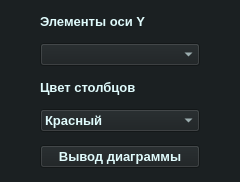
<?xml version="1.0" encoding="UTF-8"?>
<ui version="4.0">
 <class>Formt</class>
 <widget class="QWidget" name="Formt">
  <property name="geometry">
   <rect>
    <x>0</x>
    <y>0</y>
    <width>240</width>
    <height>182</height>
   </rect>
  </property>
  <property name="minimumSize">
   <size>
    <width>240</width>
    <height>182</height>
   </size>
  </property>
  <property name="maximumSize">
   <size>
    <width>240</width>
    <height>182</height>
   </size>
  </property>
  <property name="windowTitle">
   <string>Form</string>
  </property>
  <property name="styleSheet">
   <string notr="true">QWidget {
	color: #E0FBFC;
	background-color: #1b2022;
	font-size: 10pt;
	font-weight: 600;
}</string>
  </property>
  <widget class="QWidget" name="verticalLayoutWidget">
   <property name="geometry">
    <rect>
     <x>40</x>
     <y>0</y>
     <width>160</width>
     <height>183</height>
    </rect>
   </property>
   <layout class="QVBoxLayout" name="verticalLayout">
    <property name="spacing">
     <number>0</number>
    </property>
    <item>
     <widget class="QLabel" name="label_2">
      <property name="maximumSize">
       <size>
        <width>105</width>
        <height>17</height>
       </size>
      </property>
      <property name="text">
       <string>Элементы оси Y</string>
      </property>
     </widget>
    </item>
    <item>
     <widget class="QComboBox" name="combo22"/>
    </item>
    <item>
     <widget class="QLabel" name="label">
      <property name="maximumSize">
       <size>
        <width>16777215</width>
        <height>17</height>
       </size>
      </property>
      <property name="text">
       <string>Цвет столбцов</string>
      </property>
     </widget>
    </item>
    <item>
     <widget class="QComboBox" name="comboBoxc">
      <item>
       <property name="text">
        <string>Красный</string>
       </property>
      </item>
      <item>
       <property name="text">
        <string>Зелёный</string>
       </property>
      </item>
      <item>
       <property name="text">
        <string>Синий</string>
       </property>
      </item>
      <item>
       <property name="text">
        <string>Аквамариновый</string>
       </property>
      </item>
      <item>
       <property name="text">
        <string>Розовый</string>
       </property>
      </item>
      <item>
       <property name="text">
        <string>Жёлтый</string>
       </property>
      </item>
     </widget>
    </item>
    <item>
     <widget class="QPushButton" name="pushButton">
      <property name="text">
       <string>Вывод диаграммы</string>
      </property>
     </widget>
    </item>
   </layout>
  </widget>
 </widget>
 <resources/>
 <connections/>
</ui>
